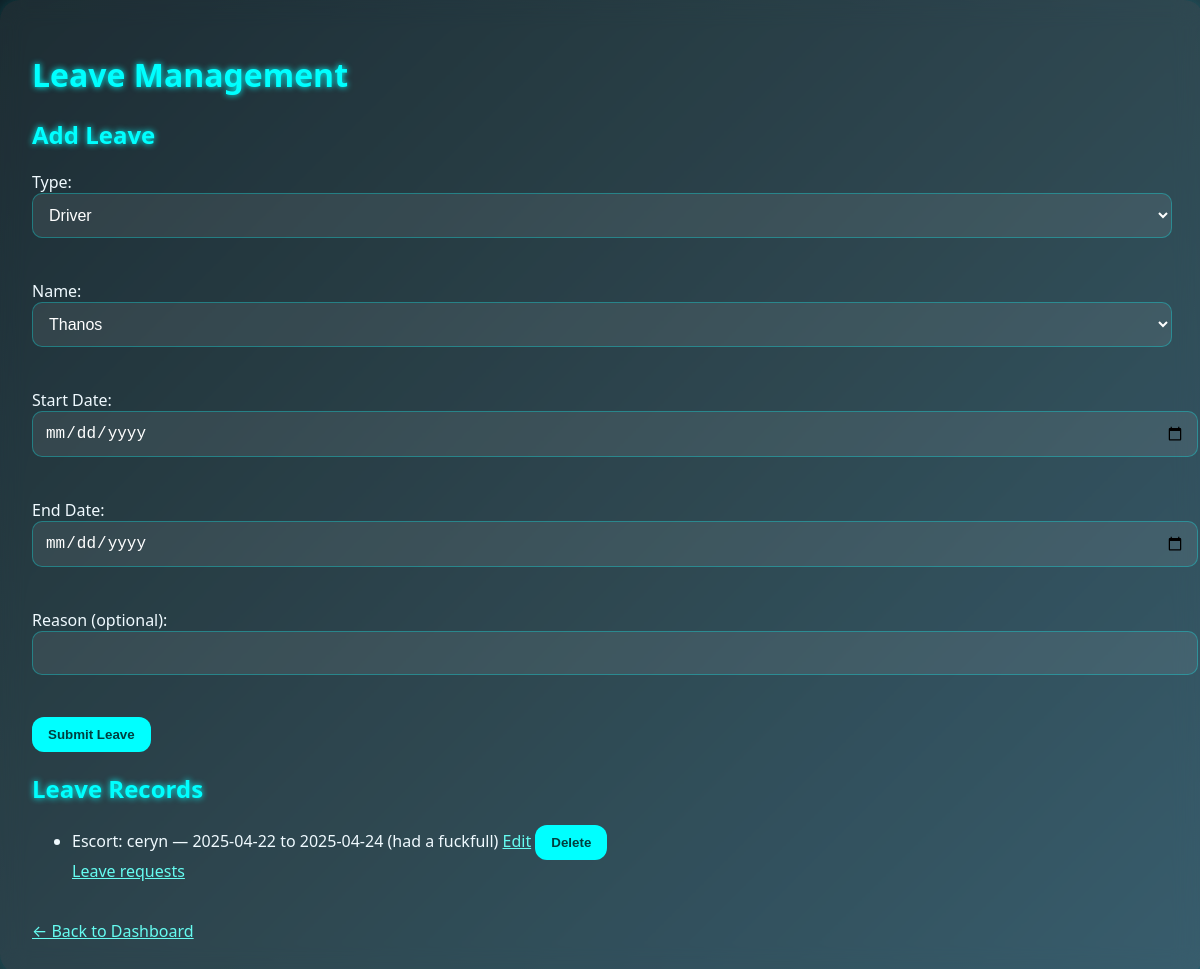
Page /leave (signed in) on the earlier database version.
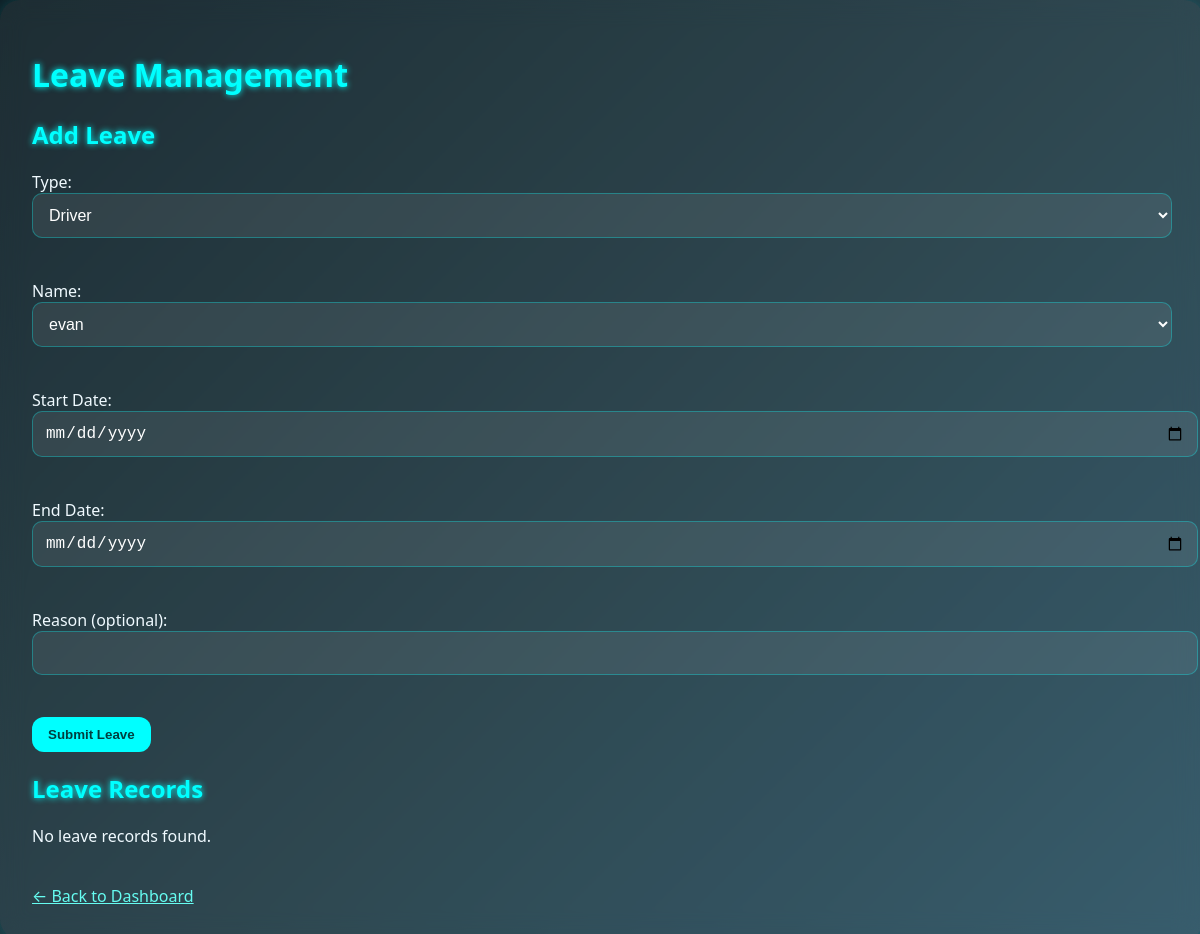
Same page on the later database version.
### model.py (models this page shows)
class Leave(db.Model):
    id = db.Column(db.Integer, primary_key=True)
    person_type = db.Column(db.String(20), nullable=False)  # 'driver' or 'escort'
    person_id = db.Column(db.Integer, nullable=False)
    start_date = db.Column(db.Date, nullable=False)
    end_date = db.Column(db.Date, nullable=False)
    reason = db.Column(db.Text)
    approved = db.Column(db.Boolean, nullable=True)  # None = pending

### app.py (the view, shortened to what this page needs)
@app.route('/leave', methods=['GET', 'POST'])
@manager_required
def manage_leave():
    drivers = Driver.query.all()
    escorts = Escort.query.all()
    leave_records = Leave.query.order_by(Leave.start_date.desc()).all()
    return render_template('leave.html', drivers=drivers, escorts=escorts, leave_records=leave_records)

### app.py (called while the page is built)
@login_manager.user_loader
def load_user(user_id):
    role, id = user_id.split(':')
    if role == 'driver':
        return Driver.query.get(int(id))
    elif role == 'escort':
        return Escort.query.get(int(id))
    elif role == 'manager':
        return Manager.query.get(int(id))
    elif role == 'mechanic':
        return Mechanic.query.get(int(id))
    return None

def manager_required(f):
    @wraps(f)
    def decorated_function(*args, **kwargs):
        if not current_user.is_authenticated or not isinstance(current_user, Manager):
            flash('Manager access required.', 'danger')
            return redirect(url_for('auth.manager_login'))
        return f(*args, **kwargs)
    return decorated_function

@app.context_processor
def inject_today():
    return {'today': date.today()}

@app.before_request
def before_request_func():
    if db.engine.url.drivername == 'sqlite':
        db.session.execute(text('PRAGMA foreign_keys = ON'))

### templates/leave.html (shortened to what this page needs)
<!DOCTYPE html>
<html lang="en">
<head>
    <link rel="stylesheet" href="{{ url_for('static', filename='style.css') }}">
</head>
<body>
    <div class="container">
        <h1>Leave Management</h1>
        <div class="form-section">
            <h2>Add Leave</h2>
            <form method="POST">
                <label>Type:</label>
                <select name="person_type" required>
                    <option value="driver">Driver</option>
                </select><br><br>
                <label>Name:</label>
                <select name="person_id" required>
                    <optgroup label="Drivers">
                        {% for driver in drivers %}
                            <option value="{{ driver.id }}">{{ driver.name }}</option>
                        {% endfor %}
                    </optgroup>
                </select><br><br>
                <label>Start Date:</label>
                <input type="date" name="start_date" required><br><br>
                <label>End Date:</label>
                <input type="date" name="end_date" required><br><br>
                <label>Reason (optional):</label>
                <input type="text" name="reason"><br><br>
                <button type="submit">Submit Leave</button>
            </form>
        </div>
        <div class="record-section">
            <h2>Leave Records</h2>
            {% if leave_records %}
                <ul>
                    {% for leave in leave_records %}
                        <li>
                            {% if leave.person_type == 'driver' %}
                                Driver: {{ (drivers | selectattr('id', 'equalto', leave.person_id) | first).name }}
                            {% else %}
                                Escort: {{ (escorts | selectattr('id', 'equalto', leave.person_id) | first).name }}
                            {% endif %}
                            — {{ leave.start_date }} to {{ leave.end_date }}
                            {% if leave.reason %} ({{ leave.reason }}){% endif %}
                            <a href="{{ url_for('edit_leave', leave_id=leave.id) }}">Edit</a>
                            <form action="{{ url_for('delete_leave', leave_id=leave.id) }}" method="POST" style="display:inline;">
                                <button type="submit" onclick="return confirm('Delete this leave record?')">Delete</button>
                            </form>
                        </li>
                        <a href="{{ url_for('admin_leave_requests') }}">Leave requests</a>
                    {% endfor %}
                </ul>
            {% else %}
                <p>No leave records found.</p>
            {% endif %}
        </div>
        <br><a href="{{ url_for('manager_dashboard') }}">← Back to Dashboard</a>
    </div>
</body>
</html>

Differences in the rows shown:
removed Leave: person_id "ceryn", start_date "2025-04-22", end_date "2025-04-24", reason "had a fuckfull"
Other differences:
form field person_id: "Thanos" → "evan"
text now shown: "No leave records found."
